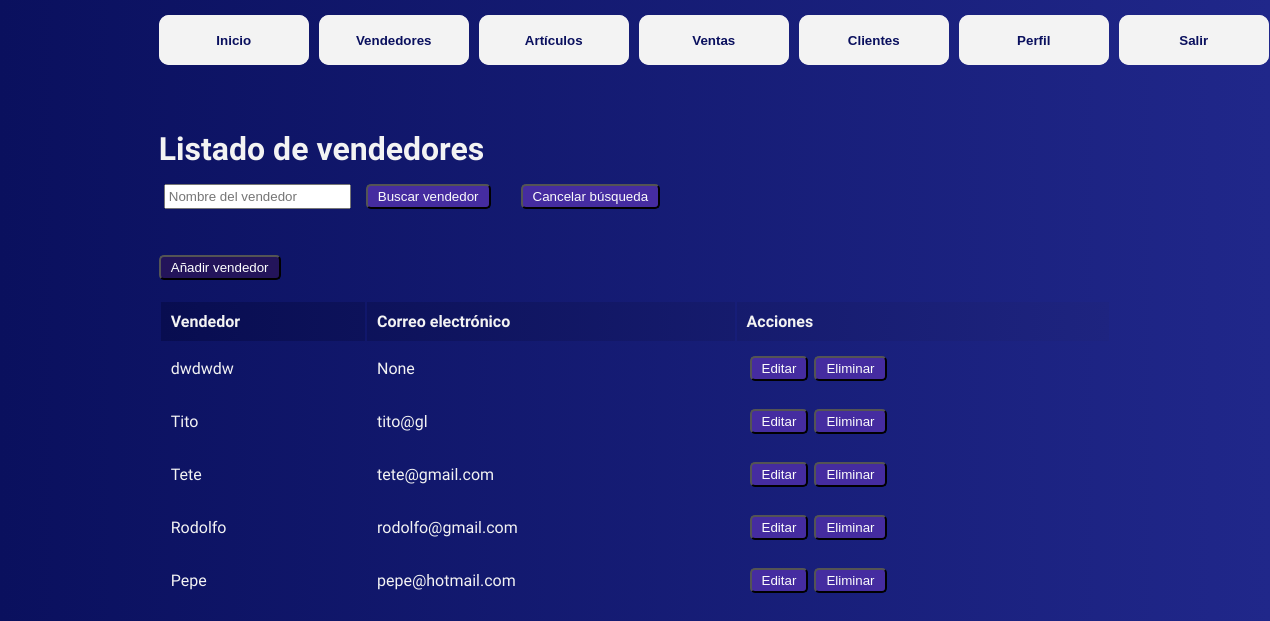
Page /vendedores/ (signed in) on the committed database.
### gestordeventas/models.py (models this page shows, shortened)
class Vendedores(models.Model):
    nombre = models.CharField(max_length=20)
    correo = models.EmailField(null=True, blank=True)

### gestordeventas/views.py (the view)
# urls.py: path('vendedores/', views.vendedores, name='vendedores'),
@login_required
def vendedores(request):
    title = "Listado de vendedores"
    form = BuscarVendedor(request.GET or None)
    vendedor = Vendedores.objects.all().order_by('-id')
    if form.is_valid():
        nombre = form.cleaned_data.get('nombre')
        if nombre:
            vendedor = vendedor.filter(nombre__icontains=nombre)
    return render(request, 'vendedores/vendedores.html', {
        'vendedores': vendedor,
        'form': form,
        'title': title
    })

### gestordeventas/forms.py
class BuscarVendedor(forms.Form):
    nombre = forms.CharField(label='Buscar vendedor', max_length=50, required=False, widget=forms.TextInput(attrs={'class': 'campo-busqueda', 'placeholder': 'Nombre del vendedor'}))

### gestordeventas/templates/vendedores/vendedores.html (shortened to what this page needs)
{% extends 'layouts/base.html' %}
{% load static %}
{% block content %}
<div class="container fade-in">
    <h1>{{title}}</h1>
<div class="buscador">
    <form method="GET" action="">
        {{ form.nombre }}
        <button type="submit" class="boton-buscar">Buscar vendedor</button>
        <button type="button" onclick="window.location.href='{% url 'vendedores' %}'" class="boton-cancelar-busqueda">Cancelar búsqueda</button>
    </form>
</div>
{% if user.is_superuser %}
<button type="button" onclick="window.location.href='{% url 'nuevo_vendedor' %}'" class="boton-anadir">Añadir vendedor</button>
{% endif %}
<table class="tabla-detalles">
    <thead>
        <tr>
            <th>Vendedor</th>
            <th>Correo electrónico</th>
            {% if user.is_superuser %}
            <th>Acciones</th>
            {% endif %}
        </tr>
    </thead>
    <tbody>
        {% for vendedor in vendedores %}
        <tr>
            <td>{{vendedor.nombre}}</td>
            <td>{{vendedor.correo}}</td>
            {% if user.is_superuser %}
            <td id="acciones">
                <form method="POST" action="{% url 'editar_vendedor' vendedor.id %}">
                    <button   button type="submit" name="editar" value="true" class="eliminar-editar"> Editar</button>
                </form>
                <form method="POST" action="{% url 'eliminar_vendedor' vendedor.id %}">
                    <button type="submit" name="eliminar" value="true" class="eliminar-editar" onclick="return confirm('¿Estás seguro que deseas eliminar?')"> Eliminar</button>
                </form>
            </td>
            {% endif %}
        </tr>
        {% endfor %}
    </tbody>
</table>
</div>
{% endblock %}

### gestordeventas/static/styles/main.css (style rules this page uses)
:root { --color-fondo-primario: #0a105e; --color-fondo-secundario: #20278a; --color-blanco: #f3f3f3; --botones-hover: #301b7a; --btns-tablas: #452ca0; --btn-anadir: #23145a; }
* { margin: 0; padding: 0; }
body { flex-direction: column; align-items: center; margin: auto; background: linear-gradient(to right, var(--color-fondo-primario), var(--color-fondo-secundario)); font-family: "Sarabun", sans-serif; color: var(--color-blanco); height: 100vh; width: 75vw; }
.fade-in { opacity: 0; animation: fadeIn 1.5s forwards; }
.container { margin-top: 50px; display: flex; flex-direction: column; height: 100%; width: 100%; }
.buscador { display: flex; margin: 10px 0; }
.buscador > form { display: flex; width: 100%; flex-direction: row; align-items: center; padding: 5px; }
.campo-busqueda { padding: 3px; }
.buscador .boton-buscar { justify-content: start; margin: 1px 15px; padding: 3px 10px; border-radius: 5px; align-self:flex-end; color: rgb(252, 252, 252); background-color: var(--btns-tablas); cursor: pointer; }
.buscador .boton-cancelar-busqueda { justify-content: start; margin: 1px 15px; padding: 3px 10px; border-radius: 5px; align-self:flex-end; color: rgb(252, 252, 252); background-color: var(--btns-tablas); cursor: pointer; }
.tabla-detalles { margin-top: 20px; width: 100%; }
.tabla-detalles th, .tabla-detalles td { padding: 10px; text-align: left; }
.tabla-detalles thead { background: linear-gradient(to right, #080d50, #1e2480); }
.eliminar-editar { margin: 3px; padding: 3px 10px; border-radius: 5px; align-self:flex-end; color: rgb(252, 252, 252); background-color: var(--btns-tablas); cursor: pointer; }
.boton-anadir { padding: 3px 10px; margin-top: 30px; border-radius: 5px; align-self:flex-start; color: rgb(255, 255, 255); background-color: var(--btn-anadir); cursor: pointer; }
#acciones { width: 100%; display: flex; flex-direction: row; align-items: start; }

### rows in the picture
Vendedores: nombre "dwdwdw", correo "None"
Vendedores: nombre "Tito", correo "tito@gl"
Vendedores: nombre "Tete", correo "tete@gmail.com"
Vendedores: nombre "Rodolfo", correo "rodolfo@gmail.com"
Vendedores: nombre "Pepe", correo "pepe@hotmail.com"

### other values in the picture
{{ title }} "Listado de vendedores"
